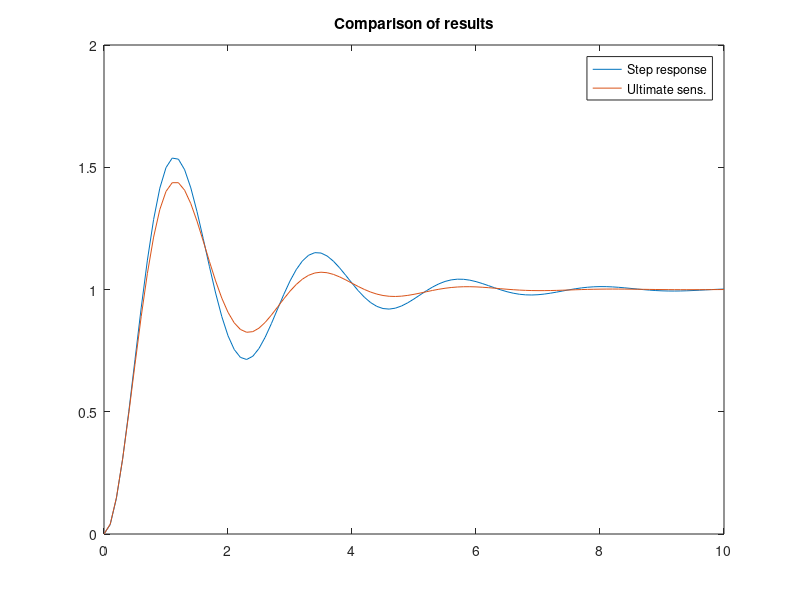

The MATLAB source for this figure:
%% PID Compensators
%% Introduction
% PID compensators are very widely used in industry, particularly for process 
% control applications. Given a system with feedback signal _e_(_t_), the PID 
% compensated control signal is
% 
% $u(t)=K_{\mathrm{prop}}\left(e(t)+\frac{1}{T_I}\,\int_{0}^{t}e(\tau)d\tau+T_D\,\frac{de(t)}{dt}\right)$           
% (1)                                                                                   
% 
% where 
% 
% $K_\mathrm{prop}$   proportional gain
% 
% $T_I$       integral time (s)
% 
% $1/T_I$   reset rate (repeat/s)                       
% 
% $T_D$       derivative time (s)
% 
%  The Laplace transform of the PID equation is:
% 
% $U(s)=K_{\mathrm{prop}}\left(E(s)+\frac{1}{T_I s}\,E(s)+sT_D\,E(s)\right)$              
% (2)                                                                                
% 
% so that
% 
% $D_{\mathrm{PID}}(s)=\frac{U(s)}{E(s)}=K_{\mathrm{prop}}\left(1+\frac{1}{T_I 
% s}+sT_D\right)$                   (3)
% 
% Commercial compensators are provided with setting controls for each of 
% the three parameters $K_{\mathrm{prop}$, $T_I$and $T_D$. They can also be used 
% with and without the integral and derivative terms. The common configurations 
% for the PID compensator are:
%% Proportional only
% $D_{\mathrm{P}}(s)=K_{\mathrm{prop}}$                                                            
% (4)
% 
% This type of compensation can be used when dynamic compensation is not 
% needed to achieve the required steday-state acuracy and transient performance. 
% In general, larger values of poportional gain reduce steady-state errors and 
% rise times but tend to increase the size and number of overshoots and setting 
% time.
%% Proportional plus Derivative (P+D)
% $D_{\mathrm{P+D}}(s)=K_{\mathrm{prop}}\left(1+sT_D\right)=K_{\mathrm{prop}}T_D\,\left(s+1/T_D\right)$       
% (5)
% 
% This configuration adds a zero to the proportional only compensator. This 
% zero is used to increase the system damping thereby improving stability and 
% reducing settling time. The cascade zero may cause a small reduction in rise 
% time and an increase in the size of the first overshoot. Note that derivative 
% action is _never _used alone!
%% Proportional plus Integral (P+I)
% Integral action may be used alone and its effect is to increase the system 
% type number by 1. That is it makes a type 0 system type 1 and eliminates steady-state 
% step errors<#_ftn1 [1]>. However, it is more common to the integral action added 
% with proportional gain in the proportional plus integral confuguration:
% 
% $D_{\mathrm{P+I}}(s)=K_{\mathrm{prop}}\left(1+\frac{1}{T_I s}\right)=K_{\mathrm{prop}}\left(\frac{s+1/T_I}{s}\right)$       
% (6)                          
% 
% This raises the system type number by 1 and also adds a zero which can 
% offset the destabilising effect of the additional pole. A typical use of this 
% zero would be to cancel the lowest-frequency system pole to allow a faster closed-loop 
% response.
%% Full Proportional-Integral-Derivative (PID)
% $D_{\mathrm{PID}}(s)=K_{\mathrm{prop}}\left(\frac{T_D\,s^2+s+1/T_I}{s}\right)$                      
% (7)
% 
% The PID compensator raises the system type number by 1. It also introduces 
% two zeros which can be used to improve the transient response. Root locus methods 
% can be used to locate these zeros in order to satisfy the steady-state and transient 
% response requirements of a design. There is also an <analpid.doc analytical 
% technique> for achieving a specified steady-state error performance and defined 
% dominant poles. In industrial practice, however, it is quite common to tune 
% a PID compensator "in the loop" and this is discussed in a companion document 
% (<pid.doc Tuning a PID Compensator>). The tuning rules are essentially summarised 
% as:
% 
% # Choose $K_{\mathrm{prop}}$ to achieve the required speed of response.
% # Choose the reset rate $1/T_I$ to achieve desired steady-state performance 
% (may need to re-tune $K_{\mathrm{prop}}$)
% # Add derivative action to reduce overshoots and improve settling time.
% 
% The effect of the parameters may be summarised as
% 
% # Increasing reset rate and proportional gain increases the speed of response 
% and reduces the steady-state error.
% # Increasing reset rate reduces stability.
% # Increasing derivative time increases stability.
%% Zeigler-Nichols Tuning Algorithms
% Based on empirical observations of PID tuning strategies for process control, 
% Zeigler and Nichols have proposed two methods of choosing the first-pass settings 
% for PID compensators. The methods only need measured system responses and are 
% generally applicable to type 0 systems of any order that are commonly found 
% in process control applications (i.e. control of level, temperature, pressure, 
% flow, etc.). 
%% Step Response Method
% Zeigler-Nichols' step response method will work on any system that has an 
% open-loop step response that is an essentially critically or overdamped damped 
% character like that shown in Figure 1.
% 
% 
% 
% _Figure 1: Open-loop step response for a typical process control system_
% 
% From this response it is necessary to determine only two parameters. 
% 
% * The slope _R_ of the tangent to the steepest part of the rising edge. 
% * The "apparent dead-time" _L_ (which is the intersection of the tangent with 
% the time axis).
% 
% Given that $a=RL$, the PID parameters are then tuned according to Table 
% 1. 
% 
% _Table 1 Tuning parameters for Zeigler-Nichols' time response method_
% 
%   
% 
% Provided that the open-loop response is stable, it is possible to measure 
% the apparent time constant _T_. For a second order system it can be shown that 
% the settling time (to 98% of the final value) of an overdamped system is approximately 
% 4T. We thus take this as an approximation for any higher-order system that has 
% the general shape indicated in Figure 1. Thus
% 
% $\;\;\;\;\;\;\;\;\;\;\;\;\;\;\;\;\;\;T\approx \frac{T_s }{4}$.                                      
% .
% 
% Given the apparent time constant, Zeigler-Nichols' step response tuning 
% method works reasonably well for
% 
% $0.15\le \frac{L}{T}\le 0.6.$                                  .
% 
% Under these conditions, the choice of tuning parameters indicated in Table 
% 1 would give a closed-loop system with good load-disturbance rejection properties. 
% Zeigler-Nichols tuning methods, however, tend to produce systems whose transient 
% response is rather oscillatory and so will need to be tuned further prior to 
% putting the system into closed-loop operation.
%% Ultimate sensitivity method
% This tuning algorithm works for type 0 systems that have order > 2. It can 
% also be adapted to work in auto-tuning implementations of PID compensators<#_ftn2 
% [2]>. The tuning method relies on being able to find the gain at which the Nyquist 
% response crosses the critical point or equivalently when the root locus crosses 
% the imaginary axis. It can be found experimentally, but requires that the gain 
% be increased in closed-loop operation until the response becomes a sustained 
% oscillation. This may be a dangerous mode of operation in some process control 
% applications! The gain at which the system becomes marginally stable is called 
% $K_u$. The period of oscillation of this frequency is $T_u$. Once these two 
% parameters are known, the PID parameters are selected according to Table 2. 
% 
% _Table 2 Tuning parameters for Zeigler-Nichols' ultimate sensitivity method_
% 
%  
% 
% The static gain for the open-loop system is
% 
% $$K_p=\left.G(s)H(s)\right|_{s=0}$$            
% 
% The ultimate sensitivity tuning method works well if:
% 
% $$2<K_p\,K_u<20$$ 
% 
% but again, the closed-loop response tends to be somewhat under-damped.
%% Examples
% To illustrate the application of the Zeigler-Nichols tuning rules we take 
% the plant:
% 
% $G(s)=\frac{6}{(s+1)(s+2)(s+3)}$                          .                                 
% (8)

G = zpk([],[-1;-2;-3],6)
%% 
% The feedback:

H=1; 
%% 
% Loop transfer function:

GH=G*H;
%% Time response method
% The open-loop step response of the system is
%%
step(GH)  
%% 
%  From this figure, we determine that settling time:

Ts = 4.95; 
%% 
% so

T = Ts/4; 
%% 
% The tangent seems to cross the time axis at 

cmin = 0; tmin = 0.42; 
%% 
% and the final value at

cmax=1; tmax = 2.674;
%% 
% Let us add this information to the step response:
%%
[c,t]=step(GH,6);
plot([tmin,tmax],[cmin,cmax],'r-'),axis([0,6,0,1]),hold on,...
plot([0,6],[0.98,0.98],'g--',[Ts,Ts],[0,0.98],'g--',Ts,0.98,'b*'),...
title('Zeigler-Nichols Step Response Method'),plot(t,c),hold off  
%% 
% The slope of the tangent is
%%
R = (cmax-cmin)/(tmax-tmin)  
%% 
% The parameter

L = tmin;
L/T 
%% 
% is in the rquired range so

a=R*L;   
%% 
% and the PID parameters are

Kprop = 1.2/a; Ti = 2*L; Td = 0.5*L;  
%% 
% we construct the PID compensator
%%
Prop = tf(1,1);
Integ = tf(1,[Ti,0]);
Deriv = tf([Td,0],1);
PID1 = Kprop*(Prop + Integ + Deriv)  
%%
PID1z = zpk(PID1) 
%% 
% Let us examine the root-locus. The closed-loop poles are:

Gc1 = feedback(PID1*G,H);
[poles,zeros,gain]=zpkdata(Gc1,'v');  
%% 
% So the root-locus (with closed-loop poles superimposed)

rlocus(PID1*GH),hold on,plot(poles,'*'),...
    title('Zeigler Nichols: Root Locus for Step Response Method'),hold off  
%% 
% and the step response

step(Gc1),title('Zeigler Nichols: Step Response for Step Response Method')  
%% Ultimate sensitivity method
% The open-loop transfer response of the system is $KG(s)H(s)$. We use the Routh-Hurwitz 
% criterion for determine the "ultimate" gain _Ku_.
% 
% The closed-loop transfer function is:
% 
% $G_c(s)=\frac{6K}{s^3+6s^2+11s+6(1+K)}.$     .                            
% (9)
% 
% So the closed-loop characteristic equation is:
% 
% $s^3+6s^2+11s+6(1+K)=0.$       .                              (10)
% 
% The routh array is
% 
% $$\begin{array}{*{20}{c}}  {{\text{Order}}}&| & {}&{} \\ \hline  {{s^3}}&| 
% & 1&{11} \\   {{s^2}}&| & 6&{6(1 + K)} \\   {{s^1}}&| & {10 - K}&{} \\   {{s^0}}&| 
% & {6(1 + K)}&{} \end{array}$$
% 
% 
% 
% So the ultimate gain  $K_u=10$.  
% 
% When $K = K_u$ the $s_1$ row is zero and the previous row represents a 
% factor of the characteristic equation. Hence
% 
% $$ 6{s^2} + 6(1 + K) = 0 \\   6{s^2} + 66 = 0 \\   {s^2} =  - 11 \\   s 
% =  \pm j\sqrt {11}$$                             
% 
% The ultimate frequency and ultimate period:
% 
% $$\omega_u=\sqrt{11}$$                                       
%%
Ku = 10; Tu = 2*pi/sqrt(11);  
%% 
% To check the validity of this design:
%%
Kp = dcgain(GH)
Kp*Ku  
%% 
% ... which is in the suggested range.
% 
% The PID parameters are

Kprop = 0.6*Ku; Ti = Tu/2; Td = Tu/8;  
%% 
% We again construct the PID compensator

Prop = tf(1,1);
Integ = tf(1,[Ti,0]);
Deriv = tf([Td,0],1);
PID2 = Kprop*(Prop + Integ + Deriv)  
PID2z = zpk(PID2)  
%% 
% Let us examine the root-locus. The closed-loop poles are:
%%
Gc2 = feedback(PID2*G,H);
[poles,zeros,gain]=zpkdata(Gc2,'v');  
%% 
% So the root-locus (with closed-loop poles superimposed)

rlocus(PID2*GH),hold on,...
    plot(poles,'*'),...
    title('Zeigler Nichols: Root Locus for Ultimate Sensitivity Method'),hold off  
%% 
% and the step response

step(Gc2),title('Zeigler Nichols: Step Response for Ultimate Sensitivity Method')  
%% Discussion
% Comparison of the two designs:
%%
[y1,t1]=step(Gc1,10);
[y2,t2]=step(Gc2,10);
plot(t1,y1,t2,y2),legend('Step response','Ultimate sens.'),...
    title('Comparison of results')  
%% 
% There is actually very little difference in these two responses. We might 
% choose the result of the ultimate sensitivity as it has a slightly lower peak 
% overshoot. However, it is likely that we can do much better by taking these 
% results as a staring point. 
%% Footnotes
% <#_ftnref1 [1]> Integral action is hardly ever added to systems of type 1 
% or greater. The additional pole at the origin is usually extremely destabilising.
% 
% <#_ftnref2 [2]> An auto-tuner is a PID compensator that can choose its 
% own parameters. It is naturally a digital device and consists of a microcontroller 
% with some built-in tuning algorithms. Such devices are available commercially.